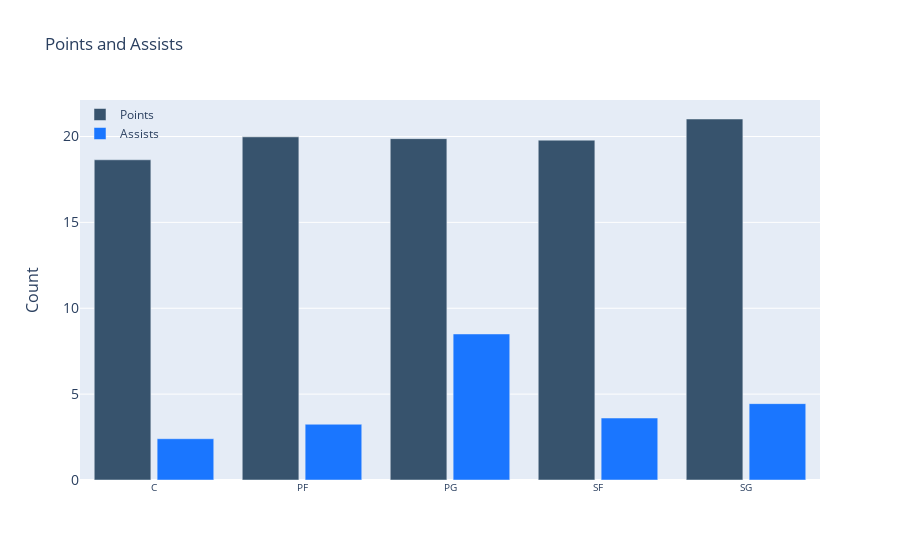

The notebook cell saved with this chart:
### Code cell
label = dfclust4['Pos2']
points = dfclust4['PTS']
assists = dfclust4['AST']
fig = go.Figure()
fig.add_trace(go.Bar(x=label,
                y= points,
                name='Points',
                marker_color='rgb(55, 83, 109)'
                ))
fig.add_trace(go.Bar(x=label,
                y=assists,
                name='Assists',
                marker_color='rgb(26, 118, 255)'
                ))

fig.update_layout(
    title='Points and Assists',
    xaxis_tickfont_size= 10,
    yaxis=dict(
        title='Count',
        titlefont_size=16,
        tickfont_size=14,
    ),
    legend=dict(
        x=0,
        y=1.0,
        bgcolor='rgba(255, 255, 255, 0)',
        bordercolor='rgba(255, 255, 255, 0)'
    ),
    barmode='group',
    bargap=0.15, # gap between bars of adjacent location coordinates.
    bargroupgap=0.1 # gap between bars of the same location coordinate.
)
fig.show()

### Figure 1 — Plotly figure (JSON) as saved in the notebook; plotly's stock layout.template omitted (floating-point values rounded to 4 significant figures)
{"data": [{"marker": {"color": "rgb(55, 83, 109)"}, "name": "Points", "type": "bar", "x": ["C", "PF", "PG", "SF", "SG"], "y": [18.64, 19.98, 19.88, 19.79, 21.02]}, {"marker": {"color": "rgb(26, 118, 255)"}, "name": "Assists", "type": "bar", "x": ["C", "PF", "PG", "SF", "SG"], "y": [2.404, 3.246, 8.502, 3.608, 4.447]}], "layout": {"bargap": 0.15, "bargroupgap": 0.1, "barmode": "group", "legend": {"bgcolor": "rgba(255, 255, 255, 0)", "bordercolor": "rgba(255, 255, 255, 0)", "x": 0, "y": 1}, "title": {"text": "Points and Assists"}, "xaxis": {"tickfont": {"size": 10}}, "yaxis": {"tickfont": {"size": 14}, "title": {"font": {"size": 16}, "text": "Count"}}}}
